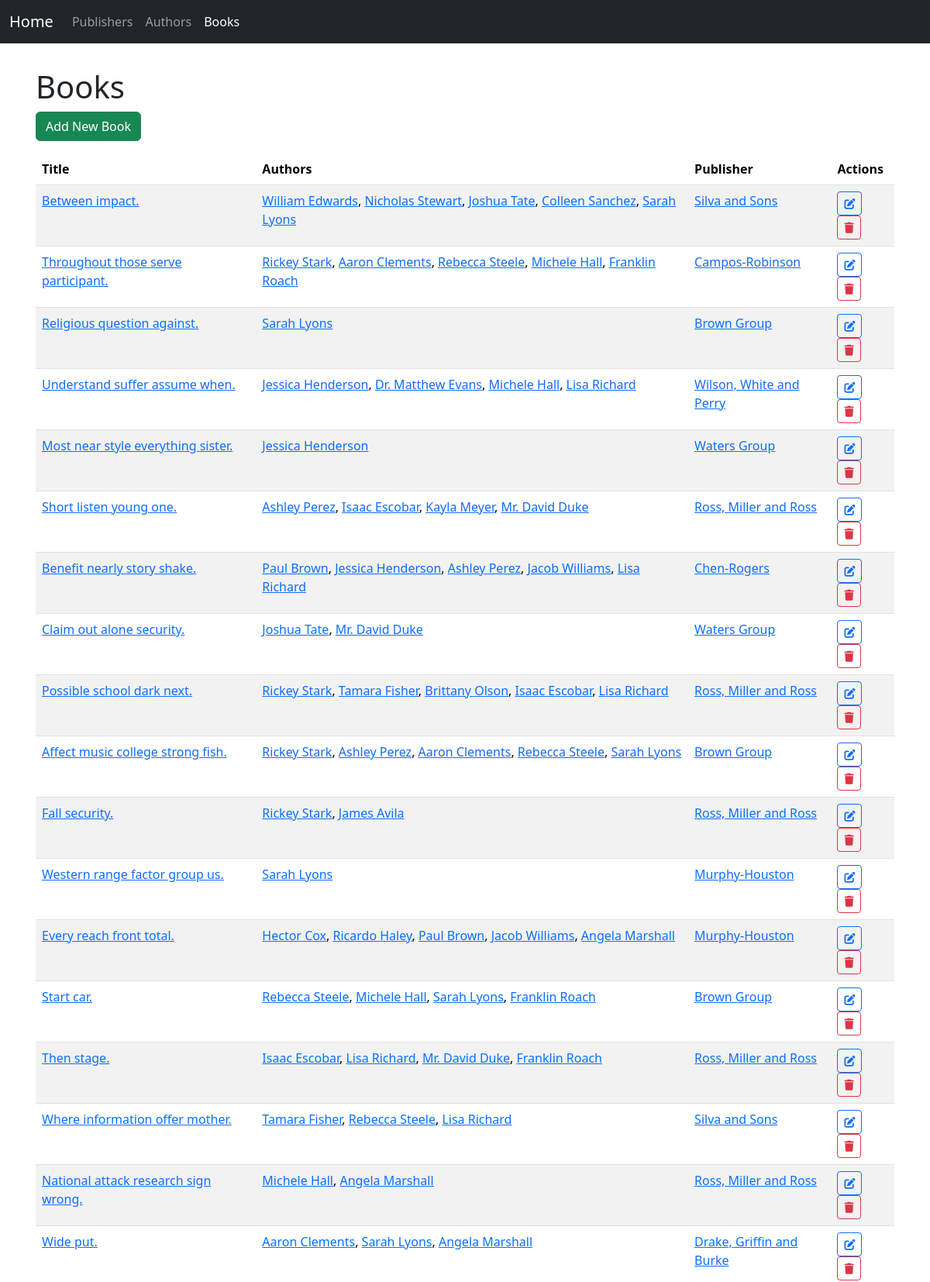
The page /books/ (upper part) on the database its author committed.
### book_app/models.py (models this page shows, shortened)
class Book(models.Model):
    title = models.CharField(max_length=100)
    authors = models.ManyToManyField("Author")
    cover = models.ImageField(upload_to="book_covers", null=True, blank=True)
    publisher = models.ForeignKey(Publisher, on_delete=models.PROTECT)
    publication_date = models.DateField()
    class Meta:
        ordering = ["-id"]

class Author(models.Model):
    name = models.CharField(max_length=200)
    email = models.EmailField()
    headshot = models.ImageField(
        upload_to="author_headshots", null=True, blank=True)
    class Meta:
        ordering = ["-id"]

class Publisher(models.Model):
    name = models.CharField(max_length=30)
    address = models.CharField(max_length=50)
    city = models.CharField(max_length=60)
    state_province = models.CharField(max_length=30)
    country = models.CharField(max_length=50)
    website = models.URLField()
    class Meta:
        ordering = ["-id"]

### book_app/views.py (the view)
# urls.py: path('books/', BookListView.as_view(), name='book_list'),
class BookListView(ListView):
    model = Book
    context_object_name = "books"
    def get_context_data(self, **kwargs):
        context = super().get_context_data(**kwargs)
        context['nbar'] = "books"
        return context

### book_app/templates/book_app/book_list.html (shortened to what this page needs)
{% extends 'book_app/base.html' %}
{% block content %}
<h1>Books</h1>
<a href="{% url 'book_app:book_add' %}" class="btn btn-success mb-3">Add New Book</a>
<table class="table table-striped">
    <thead>
        <tr>
            <th scope="col">Title</th>
            <th scope="col" class="d-none d-md-table-cell">Authors</th>
            <th scope="col" class="d-none d-md-table-cell">Publisher</th>
            <th scope="col">Actions</th>
        </tr>
    </thead>
    <tbody>
        {% for book in books %}
        <tr>
            <td>
                <a href="{% url 'book_app:book_detail' book.pk %}">{{ book.title }}</a>
            </td>
            <td>
                {% for author in book.authors.all %}
                <a href="{% url 'book_app:author_detail' author.pk %}">{{ author.name }}</a>{% if not forloop.last%}, {% endif %}
                {% endfor %}
            </td>
            <td>
                <a href="{% url 'book_app:publisher_detail' book.publisher.pk %}">{{ book.publisher.name }}</a>
            </td>
            <td>
                <a href="{% url 'book_app:book_edit' book.pk %}" class="btn btn-sm btn-outline-primary">
                    <i class="fas fa-edit"></i>
                </a>
                <a href="{% url 'book_app:book_delete' book.pk %}" class="btn btn-sm btn-outline-danger">
                    <i class="fas fa-trash"></i>
                </a>
            </td>
        </tr>
        {% empty %}
        <tr>
            <td colspan="4">No books found.</td>
        </tr>
        {% endfor %}
    </tbody>
</table>
{% endblock %}

### rows shown on the page
Book: title "Between impact.", publisher.name "Silva and Sons"
Author: name "William Edwards"
Author: name "Nicholas Stewart"
Author: name "Joshua Tate"
Author: name "Colleen Sanchez"
Author: name "Sarah Lyons"
Book: title "Throughout those serve participant.", publisher.name "Campos-Robinson"
Author: name "Rickey Stark"
Author: name "Aaron Clements"
Author: name "Rebecca Steele"
Author: name "Michele Hall"
Author: name "Franklin Roach"
Book: title "Religious question against.", publisher.name "Brown Group"
Book: title "Understand suffer assume when.", publisher.name "Wilson, White and Perry"
Author: name "Jessica Henderson"
Author: name "Dr. Matthew Evans"
Author: name "Lisa Richard"
Book: title "Most near style everything sister.", publisher.name "Waters Group"
Book: title "Short listen young one.", publisher.name "Ross, Miller and Ross"
Author: name "Ashley Perez"
Author: name "Isaac Escobar"
Author: name "Kayla Meyer"
Author: name "Mr. David Duke"
Book: title "Benefit nearly story shake.", publisher.name "Chen-Rogers"
Author: name "Paul Brown"
Author: name "Jacob Williams"
Book: title "Claim out alone security.", publisher.name "Waters Group"
Book: title "Possible school dark next.", publisher.name "Ross, Miller and Ross"
Author: name "Tamara Fisher"
Author: name "Brittany Olson"
Book: title "Affect music college strong fish.", publisher.name "Brown Group"
Book: title "Fall security.", publisher.name "Ross, Miller and Ross"
Author: name "James Avila"
Book: title "Western range factor group us.", publisher.name "Murphy-Houston"
Book: title "Every reach front total.", publisher.name "Murphy-Houston"
Author: name "Hector Cox"
Author: name "Ricardo Haley"
Author: name "Angela Marshall"
Book: title "Start car.", publisher.name "Brown Group"
Book: title "Then stage.", publisher.name "Ross, Miller and Ross"
Book: title "Where information offer mother.", publisher.name "Silva and Sons"
Book: title "National attack research sign wrong.", publisher.name "Ross, Miller and Ross"
Book: title "Wide put.", publisher.name "Drake, Griffin and Burke"
